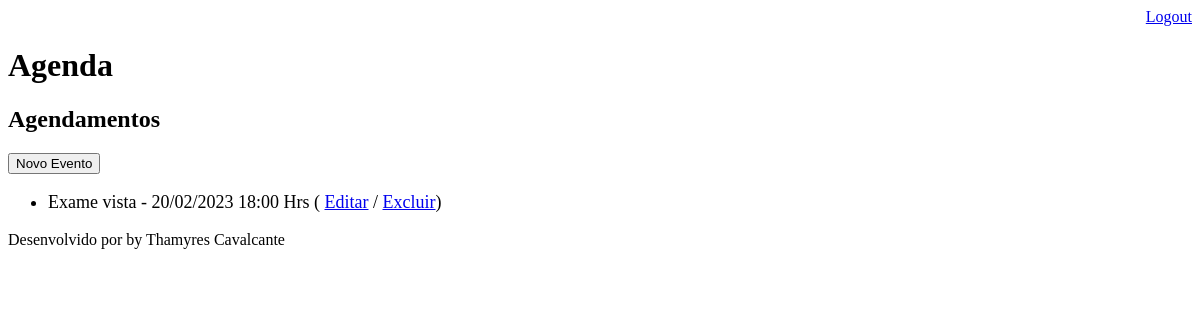
The page /agenda/ (signed in) on the database as committed earlier.
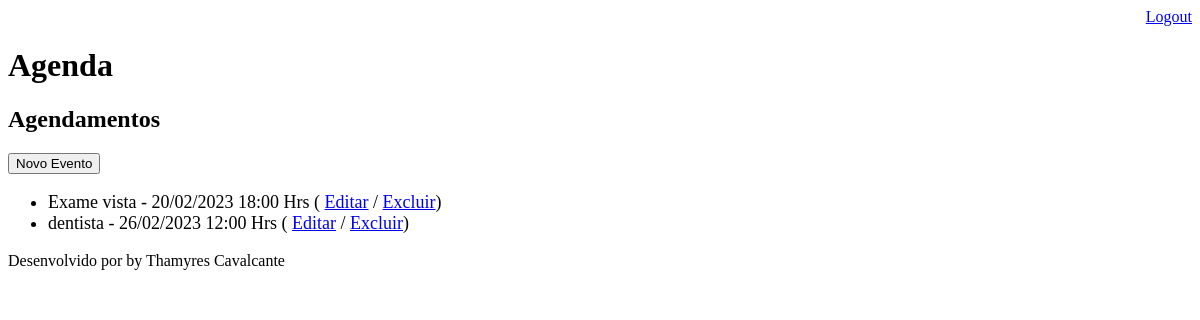
The same page on the database as committed later.
### core/models.py (models this page shows, shortened)
class Evento(models.Model):
    titulo = models.CharField(max_length=100)   #limite de caracter
    descricao = models.TextField(blank=True, null=True)  #pode ser em branco ou null
    data_evento = models.DateTimeField(verbose_name='Data do Evento')   #para renomear como vai aparecer
    data_criacao = models.DateTimeField(auto_now=True)  #data atual do registro
    usuario = models.ForeignKey(User, on_delete=models.CASCADE)  #usar os usuarios do django / caso seja deletado, tds eventos tbm serão
    class Meta:
        db_table = 'evento'
    def get_data_evento(self):
        return self.data_evento.strftime('%d/%m/%Y %H:%M Hrs')
    def get_evento_atrasado(self):
        if self.data_evento < datetime.now():
            return True
        else:
            return False

### core/views.py (the view)
# urls.py: path('agenda/', views.lista_eventos),
@login_required(login_url='/login/')   #quando nao estiver autenticado vai levar para esse endereço
def lista_eventos(request):
    usuario = request.user
    data_atual = datetime.now() - timedelta(hours=1)                #pegar data atual verficar eventos passados
    evento = Evento.objects.filter(usuario=usuario,                 # define filtro para o usuario logado
                                   data_evento__gt=data_atual)      #gt => maior ou igual a data atual  /   lt => menor q data atual
    dados = {'eventos':evento}
    return render(request, 'agenda.html', dados)

### templates/agenda.html (shortened to what this page needs)
{% extends "model-page.html" %}
{% block content %}
    <h2>Agendamentos</h2>
    <a href="evento/">
        <button type="button">Novo Evento</button>
    </a>
    <ul style="font-size: 18px">
        {% for evento in eventos %}
            <li>
                <div style=>
                    {{ evento.titulo }} - {{ evento.get_data_evento }}
                    ( <a href="evento/?id={{ evento.id }}">Editar</a>
                    / <a href="evento/delete/{{ evento.id }}/">Excluir</a>)
                </div>
            </li>
        {% endfor %}
    </ul>
{% endblock %}

Rows that differ between the two databases and show on the page:
added Evento: titulo "dentista", get_data_evento "26/02/2023 12:00 Hrs"
